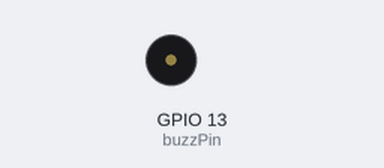
This program was run on a simulated Raspberry Pi (BCM pin numbers). Shown: buzzer (waves = sounding, pin HIGH). What the program prints to the terminal is not drawn.

Above: at 0.2 s.
Timing chart, 0 to 3.0 s (numbered marks = the images above):
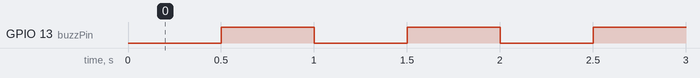

The program:

tst.py
```python
#!/usr/bin/python
import RPi.GPIO as GPIO
import time

buzzPin = 13

GPIO.setmode(GPIO.BCM)
GPIO.setup(buzzPin, GPIO.OUT)

try:
		while True:
			GPIO.setmode(GPIO.BCM)
			GPIO.setup(buzzPin, GPIO.OUT)
			GPIO.output(buzzPin, GPIO.LOW)
			print("okay")
			time.sleep(.5)
			print("ugh")
			GPIO.output(buzzPin, GPIO.HIGH)
			time.sleep(.5)

except KeyboardInterrupt:
        GPIO.cleanup()
```

Measured:
- by itself, GPIO 13 (buzzPin): alternates HIGH for 0.50 s and LOW for 0.50 s
